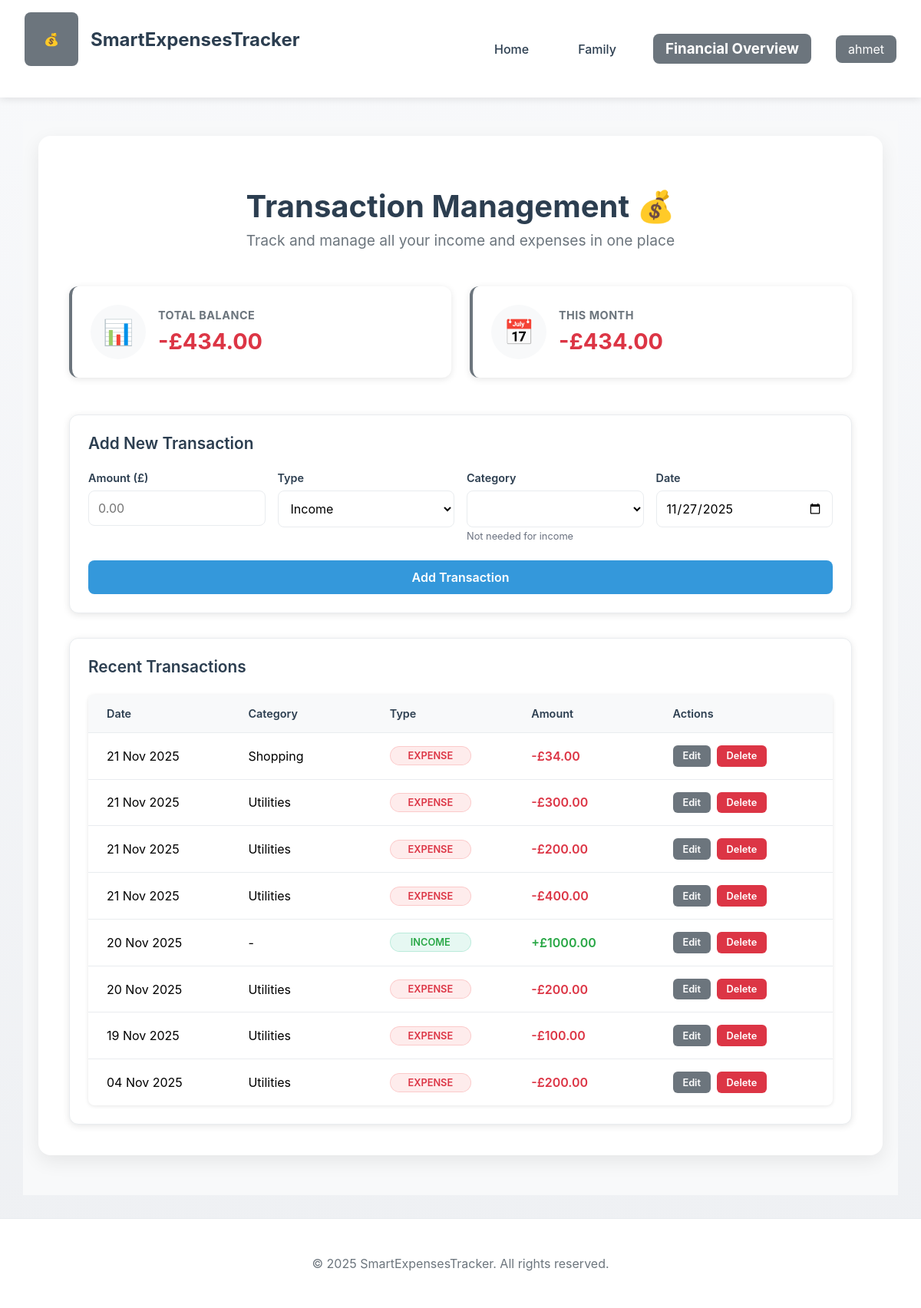
/transactions/ (signed in), run on an earlier commit of the app's database.
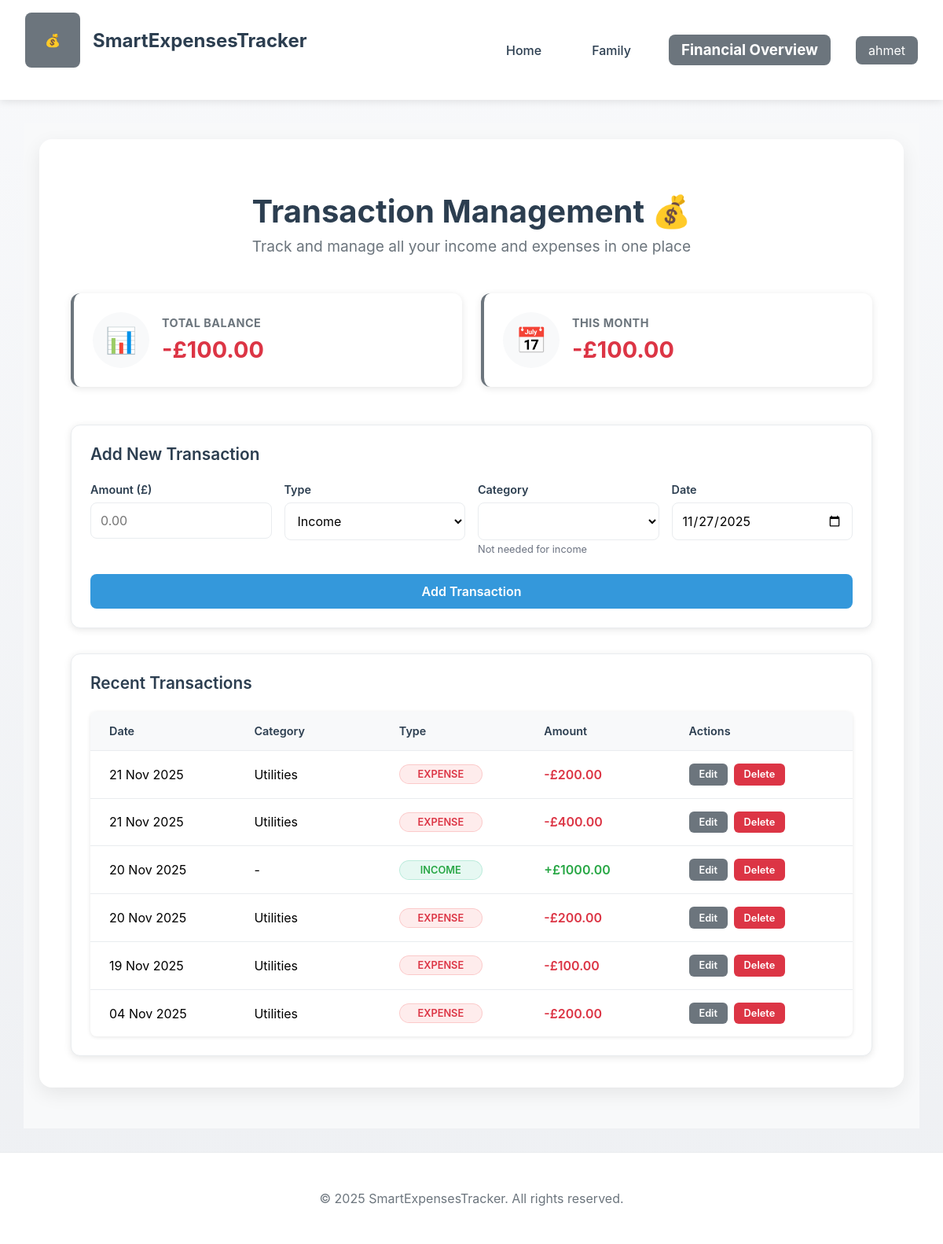
And on a later commit of the database.
### app/models.py (models this page shows, shortened)
class User(db.Model, UserMixin):
    __tablename__ = 'users'
    user_id = db.Column(db.Integer, primary_key=True, autoincrement=True)
    user_name = db.Column(db.String(255), nullable=False)
    password_hash = db.Column(db.String(255), nullable=False)
    email = db.Column(db.String(255), unique=True, nullable=False)
    created_at = db.Column(db.DateTime, nullable=False, server_default=func.now())
    is_admin = db.Column(db.Boolean, nullable=False, default=False)
    members = db.relationship('Member', backref='user', cascade='all, delete-orphan')
    transactions = db.relationship('Transaction', backref='user', cascade='all, delete-orphan')
    categories = db.relationship('Category', backref='user', cascade='all, delete-orphan')
    budgets = db.relationship('Budget', backref='user', cascade='all, delete-orphan')

class Transaction(db.Model):
    __tablename__ = 'transactions'
    transaction_id = db.Column(db.Integer, primary_key=True, autoincrement=True)
    user_id = db.Column(db.Integer, db.ForeignKey('users.user_id', ondelete='CASCADE'), nullable=False)
    category_id = db.Column(db.Integer, db.ForeignKey('categories.category_id', ondelete='SET NULL'), nullable=True)
    amount = db.Column(db.Numeric(8, 2), nullable=False)
    transaction_type = db.Column(db.Enum('income', 'expense', name='transaction_type_enum'), nullable=False)
    transaction_date = db.Column(db.DateTime, nullable=False)  # for analytics
    created_at = db.Column(db.DateTime, nullable=False, server_default=func.now()) # for user behavior, monitoring for marketing(peak usage time), future features
    user_participates = db.Column(db.Boolean, nullable=False, default=True)  # Whether User participates in cost splitting
    members = db.relationship('MembersTransaction', back_populates='transaction', cascade='all, delete-orphan')

class Category(db.Model):
    __tablename__ = 'categories'
    category_id = db.Column(db.Integer, primary_key=True, autoincrement=True)
    category_name = db.Column(db.Enum('Transport', 'Utilities', 'Entertainment', 'Food', 'Healthcare', 'Shopping', 'Other', name='category_enum'), nullable=False)
    user_id = db.Column(db.Integer, db.ForeignKey('users.user_id', ondelete='CASCADE'), nullable=True) # to distinguish user category vs system category
    transactions = db.relationship('Transaction', backref='category', passive_deletes=True)

### app/transactions/routes.py (the view)
@transactions_bp.route('/')
@login_required
def transactions():
    from .forms import TransactionForm
    form = TransactionForm()
    categories = Category.query.filter_by(user_id=None).all()
    form.category_id.choices = [(0, 'Select Category')] + [(cat.category_id, cat.category_name) for cat in categories]
    user_transactions = Transaction.query.filter_by(
        user_id=current_user.user_id
    ).order_by(Transaction.transaction_date.desc()).all()
    total_income = SimpleAnalyticsService.get_total_income(current_user.user_id)
    total_expenses = SimpleAnalyticsService.get_total_expenses(current_user.user_id)
    total_balance = total_income - total_expenses
    now = datetime.now()
    monthly_data = SimpleAnalyticsService.get_monthly_totals(current_user.user_id, now.year, now.month)
    monthly_balance = monthly_data['balance']
    return render_template('transactions.html',
                         form=form,
                         transactions=user_transactions,
                         total_balance=total_balance,
                         monthly_balance=monthly_balance)

### app/transactions/forms.py
class TransactionForm(FlaskForm):
    amount = DecimalField('Amount',
                         validators=[DataRequired(), NumberRange(min=0.01, message="Amount must be greater than 0")],
                         places=2)
    transaction_type = SelectField('Type',
                                  choices=[('income', 'Income'), ('expense', 'Expense')],
                                  validators=[DataRequired()])
    category_id = SelectField('Category',
                             coerce=int,
                             validators=[Optional()])
    transaction_date = DateField('Date',
                                validators=[DataRequired()],
                                default=datetime.today)
    submit = SubmitField('Add Transaction')

### app/__init__.py (called while the page is built)
def create_app():
    app = Flask(__name__)
    app.config['SECRET_KEY'] = 'your-secret-key-here'
    app.config['SQLALCHEMY_DATABASE_URI'] = 'sqlite:///expenses.db'
    app.config['SQLALCHEMY_TRACK_MODIFICATIONS'] = False
    db.init_app(app)
    login_manager.init_app(app)
    migrate.init_app(app, db)
    from app.admin import init_admin
    init_admin(app, db)
    @login_manager.user_loader
    def load_user(user_id):
        return User.query.get(int(user_id))
    from app.auth.routes import auth_bp
    from app.main.routes import main_bp
    from app.transactions.routes import transactions_bp
    app.register_blueprint(auth_bp)
    app.register_blueprint(main_bp)
    app.register_blueprint(transactions_bp, url_prefix='/transactions')
    @app.context_processor
    def utility_processor():
        return dict(now=datetime.now)
    return app

### app/services.py (called while the page is built)
    @staticmethod
    def get_total_income(user_id):
        total = db.session.query(db.func.sum(Transaction.amount)).filter(
            Transaction.user_id == user_id,
            Transaction.transaction_type == 'income'
        ).scalar() or 0
        return float(total)

    @staticmethod
    def get_total_expenses(user_id):
        total = db.session.query(db.func.sum(Transaction.amount)).filter(
            Transaction.user_id == user_id,
            Transaction.transaction_type == 'expense'
        ).scalar() or 0
        return float(total)

### app/templates/transactions.html (shortened to what this page needs)
{% extends "base.html" %}
{% block head %}
<link rel="stylesheet" href="{{ url_for('static', filename='css/transactions.css') }}">
{% endblock %}
{% block content %}
<div class="transactions-container">
    <div class="transactions-content">
        <div class="welcome-section">
            <h1>Transaction Management 💰</h1>
            <p class="lead">Track and manage all your income and expenses in one place</p>
        </div>
        <div class="stats-grid">
            <div class="stat-card">
                <div class="stat-icon">📊</div>
                <div class="stat-info">
                    <h3>TOTAL BALANCE</h3>
                    <h2 class="stat-amount {% if total_balance >= 0 %}positive{% else %}negative{% endif %}">
                        {% if total_balance >= 0 %}+{% else %}-{% endif %}£{{ "%.2f"|format(total_balance|abs) }}
                    </h2>
                </div>
            </div>
            <div class="stat-card">
                <div class="stat-icon">📅</div>
                <div class="stat-info">
                    <h3>THIS MONTH</h3>
                    <h2 class="stat-amount {% if monthly_balance >= 0 %}positive{% else %}negative{% endif %}">
                        {% if monthly_balance >= 0 %}+{% else %}-{% endif %}£{{ "%.2f"|format(monthly_balance|abs) }}
                    </h2>
                </div>
            </div>
        </div>
        <div class="form-section">
            <div class="section-header">
                <h3>Add New Transaction</h3>
            </div>
            <form method="POST" action="{{ url_for('transactions.add_transaction') }}" id="transactionForm" class="transaction-form">
                <div class="form-grid">
                    <div class="form-group">
                        <label for="amount">Amount (£)</label>
                        {{ form.amount(class="form-input", placeholder="0.00", step="0.01", id="amount") }}
                    </div>
                    <div class="form-group">
                        <label for="transaction_type">Type</label>
                        {{ form.transaction_type(class="form-select", id="transaction_type") }}
                    </div>
                    <div class="form-group">
                        <label for="category_id">Category</label>
                        {{ form.category_id(class="form-select", id="category_id") }}
                        <small class="category-hint">Only required for expenses</small>
                    </div>
                    <div class="form-group">
                        <label for="transaction_date">Date</label>
                        {{ form.transaction_date(class="form-input", type="date", id="transaction_date") }}
                    </div>
                </div>
                {{ form.submit(class="btn primary") }}
            </form>
        </div>
        <div class="transactions-section">
            <div class="section-header">
                <h3>Recent Transactions</h3>
            </div>
            {% if transactions %}
            <div class="data-table">
                <div class="table-header">
                    <span>Date</span>
                    <span>Category</span>
                    <span>Type</span>
                    <span>Amount</span>
                    <span>Actions</span>
                </div>
                {% for transaction in transactions %}
                <div class="table-row">
                    <span class="date">{{ transaction.transaction_date.strftime('%d %b %Y') }}</span>
                    <span class="category">{{ transaction.category.category_name if transaction.category else '-' }}</span>
                    <span class="type">
                        <span class="type-badge {{ transaction.transaction_type }}">
                            {{ transaction.transaction_type.title() }}
                        </span>
                    </span>
                    <span class="amount {% if transaction.transaction_type == 'income' %}positive{% else %}negative{% endif %}">
                        {% if transaction.transaction_type == 'income' %}+{% else %}-{% endif %}£{{ "%.2f"|format(transaction.amount) }}
                    </span>
                    <span class="actions">
                        <a href="{{ url_for('transactions.edit_transaction', transaction_id=transaction.transaction_id) }}"
                           class="btn secondary small">Edit</a>
                        <form method="POST"
                              action="{{ url_for('transactions.delete_transaction', transaction_id=transaction.transaction_id) }}"
                              style="display: inline"
                              onsubmit="return confirm('Are you sure you want to delete this transaction?');">
                            <button type="submit" class="btn danger small">Delete</button>
                        </form>
                    </span>
                </div>
                {% endfor %}
            </div>
            {% else %}
            <div class="empty-state">
                <p>No transactions yet. Add your first transaction above! 📝</p>
            </div>
            {% endif %}
        </div>
    </div>
</div>
{% endblock %}

### app/templates/base.html (shortened to what this page needs)
<!DOCTYPE html>
<html lang="en">
  <head>
    <link
      rel="stylesheet"
      href="{{ url_for('static', filename='css/style.css') }}"
    />
    {% block head %}{% endblock %}
  </head>
  <body>
    <nav class="navbar">
      <div class="nav-container">
        <div class="brand">
          <div class="logo">💰</div>
          <h1>
            <a
              href="{{ url_for('main.index') }}"
              style="text-decoration: none; color: inherit"
              >SmartExpensesTracker</a
            >
          </h1>
        </div>
        <div class="nav-links">
          {% if current_user.is_authenticated %}
          <a href="{{ url_for('main.dashboard') }}" class="nav-link">Home</a>
          <a href="{{ url_for('main.family_management') }}" class="nav-link">Family</a>
          <div class="user-menu">
            <h3 class="user-name">Financial Overview</h3>
          </div>
          <div class="user-menu">
            <span class="user-name">{{ current_user.user_name }}</span>
          </div>
          {% else %}
          <a href="{{ url_for('main.index') }}" class="nav-link">Home</a>
          <a href="{{ url_for('main.about') }}" class="nav-link">About Us</a>
          {% endif %}
        </div>
      </div>
    </nav>
    <main class="wrapper">{% block content %}{% endblock %}</main>
    <footer class="footer">
      <div class="footer-content">
        <p>&copy; 2025 SmartExpensesTracker. All rights reserved.</p>
      </div>
    </footer>
  </body>
</html>

### app/static/css/style.css (style rules this page uses)
:root { --breakpoint-mobile: 480px; --breakpoint-tablet: 768px; --breakpoint-desktop: 1024px; --breakpoint-large: 1200px; --accent: #6c757d; --accent-dark: #545b62; --text: #2c3e50; --muted: #6c757d; --bg-light: #f8f9fa; --white: #fff; --success: #28a745; --danger: #dc3545; --warning: #ffc107; --primary: #3498db; --secondary: #6c757d; --info: #17a2b8; --border: #e9ecef; --radius: 8px; --transition: 0.25s ease; --font-family: "Inter", "Segoe UI", -apple-system, sans-serif; --border-radius-sm: 4px; }
body { background: linear-gradient(180deg, #f8f9fb 0%, #eef0f3 100%); min-height: 100vh; margin: 0; display: flex; flex-direction: column; font-family: var(--font-family); }
.navbar { background: var(--white); box-shadow: 0 2px 10px rgba(0,0,0,0.1); padding: 1rem 0; }
.nav-container { max-width: 1200px; margin: 0 auto; padding: 0 2rem; display: flex; justify-content: space-between; align-items: center; }
.navbar .brand { display: flex; align-items: center; gap: 16px; }
.navbar .brand h1 { margin: 0; font-size: 24px; color: var(--text); }
.navbar .brand a { text-decoration: none; color: inherit; }
.nav-links { display: flex; align-items: center; gap: 2rem; }
.nav-link { text-decoration: none; color: var(--text); font-weight: 500; padding: 0.5rem 1rem; border-radius: var(--radius); transition: var(--transition); }
.user-menu { position: relative; display: inline-block; }
.user-name { padding: 0.5rem 1rem; background: var(--accent); color: var(--white); border-radius: var(--radius); cursor: pointer; }
.wrapper { max-width: 1200px; width: 100%; padding: 30px; margin: 0 auto; flex: 1; box-sizing: border-box; }
.welcome-section { text-align: center; margin-bottom: 3rem; }
.welcome-section h1 { font-size: 2.5rem; margin-bottom: 0.5rem; color: var(--text); font-weight: 700; }
.lead { font-size: 1.2rem; color: var(--muted); margin: 0; }
.stats-grid { display: grid; grid-template-columns: repeat(auto-fit, minmax(250px, 1fr)); gap: 1.5rem; margin-bottom: 3rem; }
.stat-card { background: var(--white); padding: 1.5rem; border-radius: 12px; box-shadow: 0 2px 10px rgba(0,0,0,0.1); display: flex; align-items: center; gap: 1rem; border-left: 4px solid var(--accent); transition: var(--transition); }
.stat-icon { font-size: 2rem; background: var(--bg-light); padding: 1rem; border-radius: 50%; color: var(--accent); }
.stat-info h3 { font-size: 0.9rem; color: var(--muted); margin: 0; text-transform: uppercase; letter-spacing: 0.5px; }
.stat-amount { font-size: 1.8rem; font-weight: bold; margin: 0.5rem 0 0 0; }
.stat-amount.negative { color: var(--danger); }
.section-header { display: flex; justify-content: space-between; align-items: center; margin-bottom: 1rem; }
.brand { display: flex; align-items: center; gap: 16px; margin-bottom: 25px; justify-content: center; }
.logo { width: 70px; height: 70px; border-radius: var(--radius); background: var(--accent); display: flex; align-items: center; justify-content: center; }
.brand h1 { font-size: 36px; color: var(--text); margin: 0; }
label { display: block; font-size: 14px; color: var(--text); font-weight: 500; margin-bottom: 6px; }
input, select, textarea { width: 100%; padding: 12px 14px; border-radius: 8px; border: 1px solid var(--border); font-size: 15px; transition: var(--transition); font-family: inherit; box-sizing: border-box; }
.btn { border: none; cursor: pointer; border-radius: 8px; font-size: 16px; padding: 12px 18px; transition: var(--transition); font-family: inherit; font-weight: 600; text-decoration: none; display: inline-block; text-align: center; }
.btn.primary { background: var(--primary); color: var(--white); }
.btn.secondary { background: var(--secondary); color: var(--white); }
.btn.danger { background: var(--danger); color: var(--white); }
.footer { background: var(--white); padding: 2rem 0; margin-top: auto; border-top: 1px solid var(--border); }
.footer-content { max-width: 1200px; margin: 0 auto; padding: 0 2rem; text-align: center; color: var(--muted); }
.welcome-section h1 { font-size: 2.5rem; margin-bottom: 0.5rem; color: var(--text); font-weight: 700; word-wrap: break-word; overflow-wrap: break-word; }

What changed in the data, as far as the page shows it:
removed Transaction: amount "34.00"
removed Transaction: amount "300.00"
Also different on the page:
{{ "%.2f"|format(total_balance|abs) }}: "434.00" → "100.00"
{{ "%.2f"|format(monthly_balance|abs) }}: "434.00" → "100.00"
